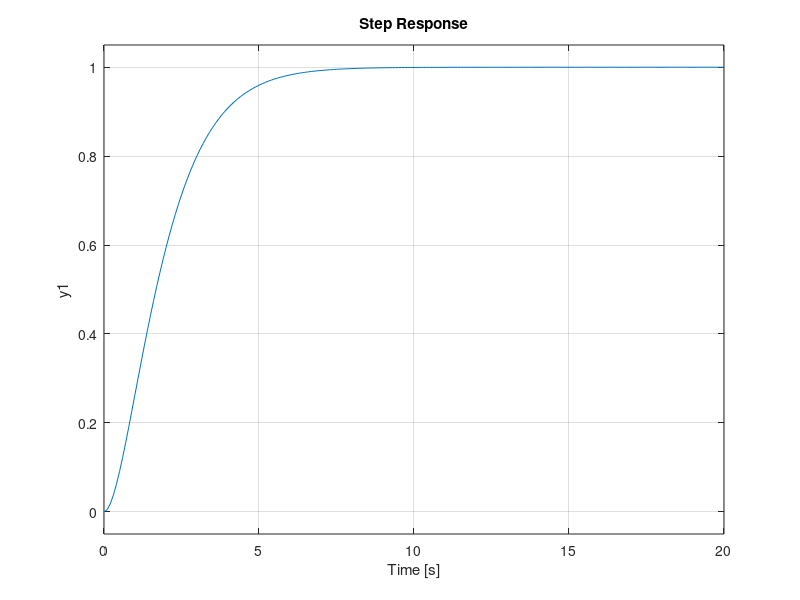
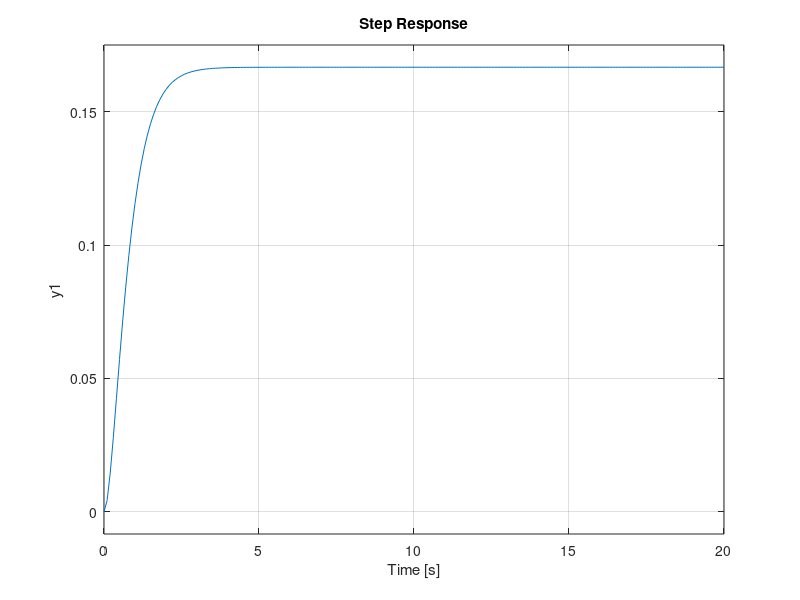

The MATLAB script that drew these images, in order:
%Clear
clear
clc
close all

%% Laboratory 2
%% 1. Second Order Underdamped System
% G(s) = (1)/(s^2 + 2s + 1)

%%Numerator
a = 1

%%Denominator
b = 1;
c = 2;
d = 1;

G_num1 = [a]
G_den1 = [b c d]
G1 = tf(G_num1, G_den1)

%% 2. Second Order Overdamped System
% G(s) = (1)/(s^2 + 5s + 6)

%%Numerator
e = 1

%%Denominator
f = 1;
g = 5;
h = 6;

G_num2 = [e]
G_den2 = [f g h]
G2 = tf(G_num2, G_den2)

%% Step Response
step(G1,0:0.1:20)
figure
step(G2,0:0.1:20)